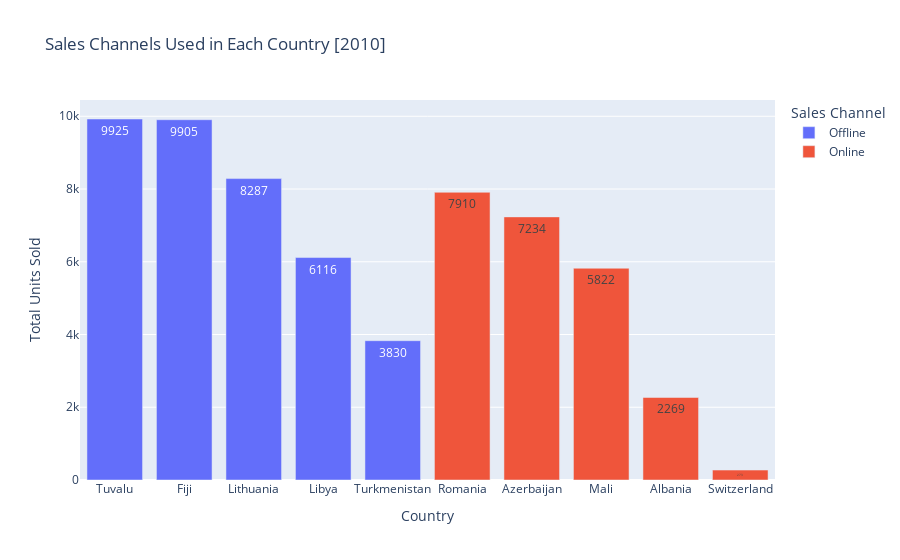

Source (notebook cell):
### Code cell
country_sales_channel_2010= cd_2010.groupby(['Country', 'Sales Channel'])['Units Sold'].sum().reset_index()
country_sales_channel_2010=country_sales_channel_2010.sort_values(by='Units Sold',ascending=False)
csc_2010= px.bar(
    country_sales_channel_2010,
    x='Country',
    y='Units Sold',
    color='Sales Channel',
    title='Sales Channels Used in Each Country [2010]',
    text='Units Sold',
    labels={'Units Sold': 'Total Units Sold'}
)
csc_2010.update_traces(textposition='inside')
csc_2010.show()

### Figure 1 — Plotly figure (JSON) as saved in the notebook; plotly's stock layout.template omitted (floating-point values rounded to 4 significant figures)
{"data": [{"alignmentgroup": "True", "hovertemplate": "Sales Channel=Offline<br>Country=%{x}<br>Total Units Sold=%{text}<extra></extra>", "legendgroup": "Offline", "marker": {"color": "#636efa", "pattern": {"shape": ""}}, "name": "Offline", "offsetgroup": "Offline", "orientation": "v", "showlegend": true, "text": [9925, 9905, 8287, 6116, 3830], "textposition": "inside", "type": "bar", "x": ["Tuvalu", "Fiji", "Lithuania", "Libya", "Turkmenistan"], "xaxis": "x", "y": [9925, 9905, 8287, 6116, 3830], "yaxis": "y"}, {"alignmentgroup": "True", "hovertemplate": "Sales Channel=Online<br>Country=%{x}<br>Total Units Sold=%{text}<extra></extra>", "legendgroup": "Online", "marker": {"color": "#EF553B", "pattern": {"shape": ""}}, "name": "Online", "offsetgroup": "Online", "orientation": "v", "showlegend": true, "text": [7910, 7234, 5822, 2269, 273], "textposition": "inside", "type": "bar", "x": ["Romania", "Azerbaijan", "Mali", "Albania", "Switzerland"], "xaxis": "x", "y": [7910, 7234, 5822, 2269, 273], "yaxis": "y"}], "layout": {"barmode": "relative", "legend": {"title": {"text": "Sales Channel"}, "tracegroupgap": 0}, "title": {"text": "Sales Channels Used in Each Country [2010]"}, "xaxis": {"anchor": "y", "domain": [0, 1], "title": {"text": "Country"}}, "yaxis": {"anchor": "x", "domain": [0, 1], "title": {"text": "Total Units Sold"}}}}
